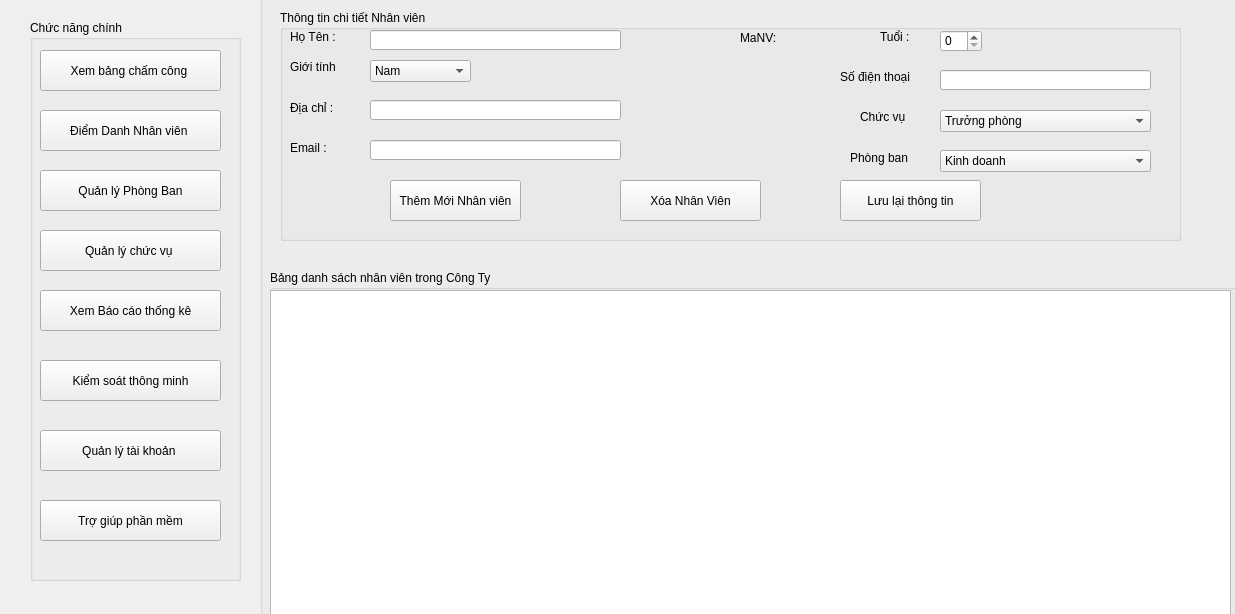
<?xml version="1.0" encoding="UTF-8"?>
<ui version="4.0">
 <class>FormChinhSua</class>
 <widget class="QWidget" name="FormChinhSua">
  <property name="geometry">
   <rect>
    <x>0</x>
    <y>0</y>
    <width>1235</width>
    <height>614</height>
   </rect>
  </property>
  <property name="windowTitle">
   <string>Chỉnh sửa thông tin nhân viên </string>
  </property>
  <widget class="QGroupBox" name="groupChucNang">
   <property name="geometry">
    <rect>
     <x>260</x>
     <y>-10</y>
     <width>1011</width>
     <height>701</height>
    </rect>
   </property>
   <property name="title">
    <string/>
   </property>
   <widget class="QGroupBox" name="groupBox_2">
    <property name="geometry">
     <rect>
      <x>20</x>
      <y>20</y>
      <width>901</width>
      <height>231</height>
     </rect>
    </property>
    <property name="maximumSize">
     <size>
      <width>16777</width>
      <height>16777</height>
     </size>
    </property>
    <property name="title">
     <string>Thông tin chi tiết Nhân viên</string>
    </property>
    <widget class="QLabel" name="label">
     <property name="geometry">
      <rect>
       <x>10</x>
       <y>20</y>
       <width>47</width>
       <height>13</height>
      </rect>
     </property>
     <property name="text">
      <string>Họ Tên : </string>
     </property>
    </widget>
    <widget class="QLineEdit" name="txtHoTen">
     <property name="geometry">
      <rect>
       <x>90</x>
       <y>20</y>
       <width>251</width>
       <height>20</height>
      </rect>
     </property>
    </widget>
    <widget class="QSpinBox" name="txtTuoi">
     <property name="geometry">
      <rect>
       <x>660</x>
       <y>20</y>
       <width>42</width>
       <height>22</height>
      </rect>
     </property>
    </widget>
    <widget class="QLabel" name="label_2">
     <property name="geometry">
      <rect>
       <x>600</x>
       <y>20</y>
       <width>47</width>
       <height>13</height>
      </rect>
     </property>
     <property name="text">
      <string>Tuổi : </string>
     </property>
    </widget>
    <widget class="QComboBox" name="txtGioiTinh">
     <property name="geometry">
      <rect>
       <x>90</x>
       <y>50</y>
       <width>101</width>
       <height>22</height>
      </rect>
     </property>
     <item>
      <property name="text">
       <string>Nam</string>
      </property>
     </item>
     <item>
      <property name="text">
       <string>Nữ</string>
      </property>
     </item>
    </widget>
    <widget class="QLabel" name="label_3">
     <property name="geometry">
      <rect>
       <x>10</x>
       <y>50</y>
       <width>47</width>
       <height>13</height>
      </rect>
     </property>
     <property name="text">
      <string>Giới tính : </string>
     </property>
    </widget>
    <widget class="QLabel" name="label_4">
     <property name="geometry">
      <rect>
       <x>560</x>
       <y>60</y>
       <width>72</width>
       <height>13</height>
      </rect>
     </property>
     <property name="text">
      <string>Số điện thoại : </string>
     </property>
    </widget>
    <widget class="QLineEdit" name="txtSoDienThoai">
     <property name="geometry">
      <rect>
       <x>660</x>
       <y>60</y>
       <width>211</width>
       <height>20</height>
      </rect>
     </property>
    </widget>
    <widget class="QLabel" name="label_5">
     <property name="geometry">
      <rect>
       <x>10</x>
       <y>90</y>
       <width>71</width>
       <height>16</height>
      </rect>
     </property>
     <property name="text">
      <string>Địa chỉ : </string>
     </property>
    </widget>
    <widget class="QLineEdit" name="txtDiaChi">
     <property name="geometry">
      <rect>
       <x>90</x>
       <y>90</y>
       <width>251</width>
       <height>20</height>
      </rect>
     </property>
    </widget>
    <widget class="QLabel" name="label_6">
     <property name="geometry">
      <rect>
       <x>10</x>
       <y>130</y>
       <width>71</width>
       <height>16</height>
      </rect>
     </property>
     <property name="text">
      <string>Email : </string>
     </property>
    </widget>
    <widget class="QLineEdit" name="txtEmail">
     <property name="geometry">
      <rect>
       <x>90</x>
       <y>130</y>
       <width>251</width>
       <height>20</height>
      </rect>
     </property>
    </widget>
    <widget class="QLabel" name="label_7">
     <property name="geometry">
      <rect>
       <x>580</x>
       <y>100</y>
       <width>47</width>
       <height>13</height>
      </rect>
     </property>
     <property name="text">
      <string>Chức vụ : </string>
     </property>
    </widget>
    <widget class="QComboBox" name="txtChucVu">
     <property name="geometry">
      <rect>
       <x>660</x>
       <y>100</y>
       <width>211</width>
       <height>22</height>
      </rect>
     </property>
     <item>
      <property name="text">
       <string>Trưởng phòng</string>
      </property>
     </item>
     <item>
      <property name="text">
       <string>Phó phòng</string>
      </property>
     </item>
     <item>
      <property name="text">
       <string>Nhân viên </string>
      </property>
     </item>
    </widget>
    <widget class="QLabel" name="label_8">
     <property name="geometry">
      <rect>
       <x>570</x>
       <y>140</y>
       <width>61</width>
       <height>16</height>
      </rect>
     </property>
     <property name="text">
      <string>Phòng ban : </string>
     </property>
    </widget>
    <widget class="QComboBox" name="txtPhongBan">
     <property name="geometry">
      <rect>
       <x>660</x>
       <y>140</y>
       <width>211</width>
       <height>22</height>
      </rect>
     </property>
     <item>
      <property name="text">
       <string>Kinh doanh</string>
      </property>
     </item>
     <item>
      <property name="text">
       <string>IT</string>
      </property>
     </item>
     <item>
      <property name="text">
       <string>Nhân sự</string>
      </property>
     </item>
     <item>
      <property name="text">
       <string>Đối ngoại</string>
      </property>
     </item>
    </widget>
    <widget class="QPushButton" name="btnThem">
     <property name="geometry">
      <rect>
       <x>110</x>
       <y>170</y>
       <width>131</width>
       <height>41</height>
      </rect>
     </property>
     <property name="text">
      <string>Thêm Mới Nhân viên</string>
     </property>
    </widget>
    <widget class="QPushButton" name="btnLuuLai">
     <property name="geometry">
      <rect>
       <x>560</x>
       <y>170</y>
       <width>141</width>
       <height>41</height>
      </rect>
     </property>
     <property name="text">
      <string>Lưu lại thông tin</string>
     </property>
    </widget>
    <widget class="QLabel" name="label_9">
     <property name="geometry">
      <rect>
       <x>460</x>
       <y>20</y>
       <width>41</width>
       <height>16</height>
      </rect>
     </property>
     <property name="text">
      <string>MaNV:</string>
     </property>
    </widget>
    <widget class="QLabel" name="LbMaNhanVien">
     <property name="geometry">
      <rect>
       <x>510</x>
       <y>20</y>
       <width>47</width>
       <height>13</height>
      </rect>
     </property>
     <property name="text">
      <string/>
     </property>
    </widget>
    <widget class="QPushButton" name="btnXoa">
     <property name="geometry">
      <rect>
       <x>340</x>
       <y>170</y>
       <width>141</width>
       <height>41</height>
      </rect>
     </property>
     <property name="text">
      <string>Xóa Nhân Viên</string>
     </property>
    </widget>
   </widget>
   <widget class="QGroupBox" name="DanhsachNhanVien">
    <property name="geometry">
     <rect>
      <x>10</x>
      <y>280</y>
      <width>991</width>
      <height>421</height>
     </rect>
    </property>
    <property name="title">
     <string>Bảng danh sách nhân viên trong Công Ty </string>
    </property>
    <widget class="QTableView" name="tableDanhSachNhanVien">
     <property name="geometry">
      <rect>
       <x>0</x>
       <y>20</y>
       <width>891</width>
       <height>351</height>
      </rect>
     </property>
     <property name="layoutDirection">
      <enum>Qt::RightToLeft</enum>
     </property>
    </widget>
    <widget class="QTableView" name="TableNhanVien">
     <property name="geometry">
      <rect>
       <x>0</x>
       <y>20</y>
       <width>961</width>
       <height>351</height>
      </rect>
     </property>
    </widget>
   </widget>
  </widget>
  <widget class="QGroupBox" name="groupBox">
   <property name="geometry">
    <rect>
     <x>30</x>
     <y>20</y>
     <width>211</width>
     <height>561</height>
    </rect>
   </property>
   <property name="title">
    <string>Chức năng chính </string>
   </property>
   <widget class="QPushButton" name="pushButton">
    <property name="geometry">
     <rect>
      <x>10</x>
      <y>30</y>
      <width>181</width>
      <height>41</height>
     </rect>
    </property>
    <property name="text">
     <string>Xem bảng chấm công </string>
    </property>
   </widget>
   <widget class="QPushButton" name="btnDiemDanh">
    <property name="geometry">
     <rect>
      <x>10</x>
      <y>90</y>
      <width>181</width>
      <height>41</height>
     </rect>
    </property>
    <property name="text">
     <string>Điểm Danh Nhân viên </string>
    </property>
   </widget>
   <widget class="QPushButton" name="btnQuanLyChucVu">
    <property name="geometry">
     <rect>
      <x>10</x>
      <y>210</y>
      <width>181</width>
      <height>41</height>
     </rect>
    </property>
    <property name="text">
     <string>Quản lý chức vụ </string>
    </property>
   </widget>
   <widget class="QPushButton" name="pushButton_4">
    <property name="geometry">
     <rect>
      <x>10</x>
      <y>340</y>
      <width>181</width>
      <height>41</height>
     </rect>
    </property>
    <property name="text">
     <string>Kiểm soát thông minh</string>
    </property>
   </widget>
   <widget class="QPushButton" name="pushButton_5">
    <property name="geometry">
     <rect>
      <x>10</x>
      <y>410</y>
      <width>181</width>
      <height>41</height>
     </rect>
    </property>
    <property name="text">
     <string>Quản lý tài khoản </string>
    </property>
   </widget>
   <widget class="QPushButton" name="pushButton_6">
    <property name="geometry">
     <rect>
      <x>10</x>
      <y>480</y>
      <width>181</width>
      <height>41</height>
     </rect>
    </property>
    <property name="text">
     <string>Trợ giúp phần mềm</string>
    </property>
   </widget>
   <widget class="QPushButton" name="btnQuanLyPhongBan">
    <property name="geometry">
     <rect>
      <x>10</x>
      <y>150</y>
      <width>181</width>
      <height>41</height>
     </rect>
    </property>
    <property name="text">
     <string>Quản lý Phòng Ban</string>
    </property>
   </widget>
   <widget class="QPushButton" name="pushButton_8">
    <property name="geometry">
     <rect>
      <x>10</x>
      <y>270</y>
      <width>181</width>
      <height>41</height>
     </rect>
    </property>
    <property name="text">
     <string>Xem Báo cáo thống kê</string>
    </property>
   </widget>
  </widget>
 </widget>
 <tabstops>
  <tabstop>txtHoTen</tabstop>
  <tabstop>txtTuoi</tabstop>
  <tabstop>txtGioiTinh</tabstop>
  <tabstop>txtSoDienThoai</tabstop>
  <tabstop>txtDiaChi</tabstop>
  <tabstop>txtChucVu</tabstop>
  <tabstop>txtEmail</tabstop>
  <tabstop>txtPhongBan</tabstop>
  <tabstop>btnThem</tabstop>
  <tabstop>btnXoa</tabstop>
  <tabstop>btnLuuLai</tabstop>
  <tabstop>tableDanhSachNhanVien</tabstop>
 </tabstops>
 <resources/>
 <connections/>
</ui>
